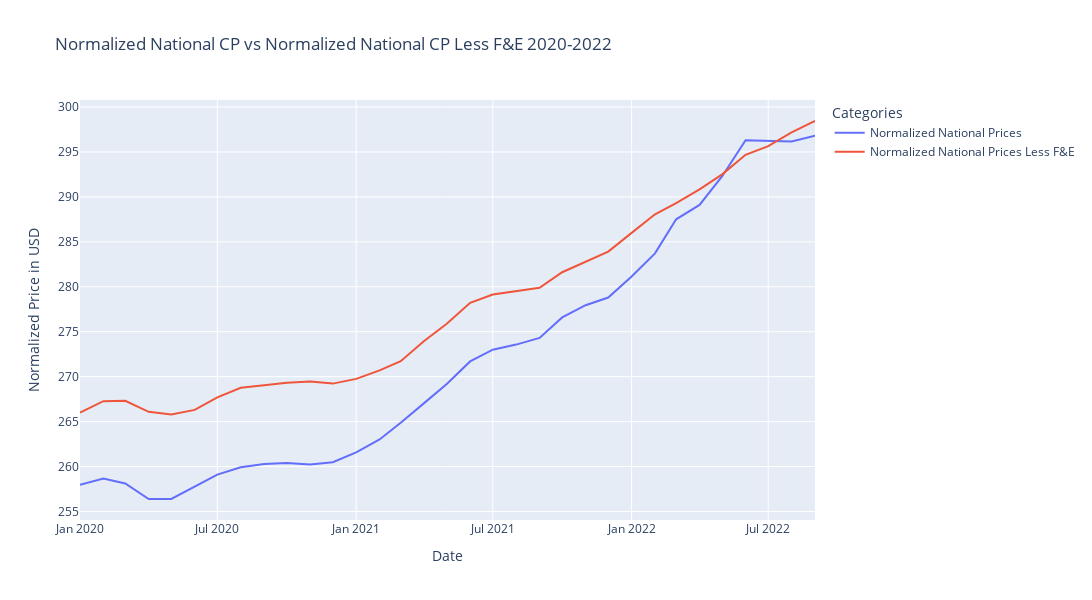

The cell this chart's notebook holds for it:
### Code cell
# Store plotly line plot
plotly_line_plot_3 = get_show_px_fig(national_2020s_df, "Normalized National CP vs Normalized National CP Less F&E 2020-2022")

### Figure 1 — Plotly figure (JSON) as saved in the notebook; plotly's stock layout.template omitted (floating-point values rounded to 4 significant figures)
{"data": [{"hovertemplate": "Categories=Normalized National Prices<br>Date=%{x}<br>Normalized Price in USD=%{y}<extra></extra>", "legendgroup": "Normalized National Prices", "line": {"color": "#636efa", "dash": "solid"}, "marker": {"symbol": "circle"}, "mode": "lines", "name": "Normalized National Prices", "orientation": "v", "showlegend": true, "type": "scatter", "x": ["2020-01-01T00:00:00", "2020-02-01T00:00:00", "2020-03-01T00:00:00", "2020-04-01T00:00:00", "2020-05-01T00:00:00", "2020-06-01T00:00:00", "2020-07-01T00:00:00", "2020-08-01T00:00:00", "2020-09-01T00:00:00", "2020-10-01T00:00:00", "2020-11-01T00:00:00", "2020-12-01T00:00:00", "2021-01-01T00:00:00", "2021-02-01T00:00:00", "2021-03-01T00:00:00", "2021-04-01T00:00:00", "2021-05-01T00:00:00", "2021-06-01T00:00:00", "2021-07-01T00:00:00", "2021-08-01T00:00:00", "2021-09-01T00:00:00", "2021-10-01T00:00:00", "2021-11-01T00:00:00", "2021-12-01T00:00:00", "2022-01-01T00:00:00", "2022-02-01T00:00:00", "2022-03-01T00:00:00", "2022-04-01T00:00:00", "2022-05-01T00:00:00", "2022-06-01T00:00:00", "2022-07-01T00:00:00", "2022-08-01T00:00:00", "2022-09-01T00:00:00"], "xaxis": "x", "y": [258.0, 258.7, 258.1, 256.4, 256.4, 257.8, 259.1, 259.9, 260.3, 260.4, 260.2, 260.5, 261.6, 263.0, 264.9, 267.1, 269.2, 271.7, 273.0, 273.6, 274.3, 276.6, 277.9, 278.8, 281.1, 283.7, 287.5, 289.1, 292.3, 296.3, 296.3, 296.2, 296.8], "yaxis": "y"}, {"hovertemplate": "Categories=Normalized National Prices Less F&E<br>Date=%{x}<br>Normalized Price in USD=%{y}<extra></extra>", "legendgroup": "Normalized National Prices Less F&E", "line": {"color": "#EF553B", "dash": "solid"}, "marker": {"symbol": "circle"}, "mode": "lines", "name": "Normalized National Prices Less F&E", "orientation": "v", "showlegend": true, "type": "scatter", "x": ["2020-01-01T00:00:00", "2020-02-01T00:00:00", "2020-03-01T00:00:00", "2020-04-01T00:00:00", "2020-05-01T00:00:00", "2020-06-01T00:00:00", "2020-07-01T00:00:00", "2020-08-01T00:00:00", "2020-09-01T00:00:00", "2020-10-01T00:00:00", "2020-11-01T00:00:00", "2020-12-01T00:00:00", "2021-01-01T00:00:00", "2021-02-01T00:00:00", "2021-03-01T00:00:00", "2021-04-01T00:00:00", "2021-05-01T00:00:00", "2021-06-01T00:00:00", "2021-07-01T00:00:00", "2021-08-01T00:00:00", "2021-09-01T00:00:00", "2021-10-01T00:00:00", "2021-11-01T00:00:00", "2021-12-01T00:00:00", "2022-01-01T00:00:00", "2022-02-01T00:00:00", "2022-03-01T00:00:00", "2022-04-01T00:00:00", "2022-05-01T00:00:00", "2022-06-01T00:00:00", "2022-07-01T00:00:00", "2022-08-01T00:00:00", "2022-09-01T00:00:00"], "xaxis": "x", "y": [266.0, 267.3, 267.3, 266.1, 265.8, 266.3, 267.7, 268.8, 269.1, 269.3, 269.5, 269.2, 269.8, 270.7, 271.7, 274.0, 275.9, 278.2, 279.1, 279.5, 279.9, 281.6, 282.8, 283.9, 286.0, 288.1, 289.3, 290.8, 292.5, 294.7, 295.6, 297.2, 298.4], "yaxis": "y"}], "layout": {"height": 600, "legend": {"title": {"text": "Categories"}, "tracegroupgap": 0}, "title": {"text": "Normalized National CP vs Normalized National CP Less F&E 2020-2022"}, "width": 1300, "xaxis": {"anchor": "y", "autorange": true, "domain": [0, 1], "range": ["2020-01-01", "2022-09-01"], "title": {"text": "Date"}, "type": "date"}, "yaxis": {"anchor": "x", "autorange": true, "domain": [0, 1], "range": [254.1, 300.8], "title": {"text": "Normalized Price in USD"}, "type": "linear"}}}
